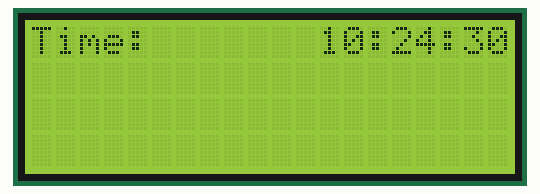
The sketch below on a simulated Arduino Uno, built with avr-gcc and run on an emulated ATmega328P. Shown: 20×4 character LCD. Wiring (inferred from the names in the program): DS3231 clock at I2C address 0x68. The local clock reads 2024-03-15 10:24:30 at power-on unless the sketch sets it.

Above: at 0.1 s.
At 4.1 s:
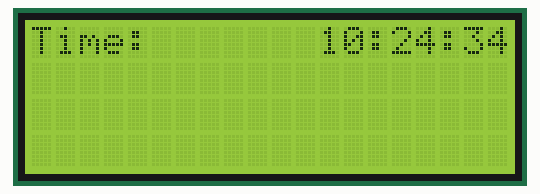
At 16.1 s:
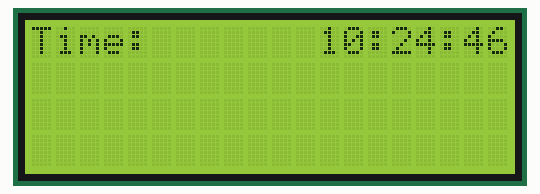
At 27.1 s:
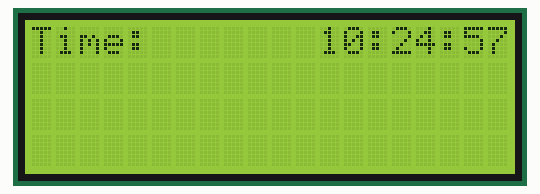
At 31.1 s:
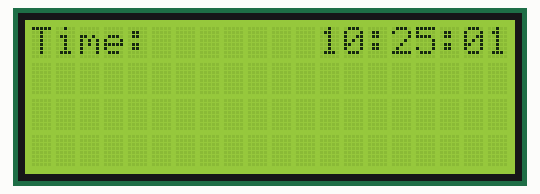
At 38.1 s:
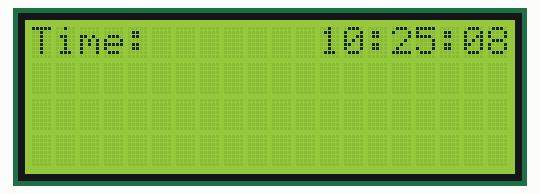

The sketch:

_06_2004a_RTC.ino
```cpp
#include <Wire.h>
#include <LiquidCrystal_I2C.h>

#define DS3231_I2C_ADDRESS 0x68 // The address of the RTC
LiquidCrystal_I2C lcd(0x27,20,4);  // set the LCD address to 0x27 for a 16 chars and 2 line display

int LastHour = 99;
int LastMin = 99;
int LastSec = 99;

void setup()
{
  Wire.begin();
  lcd.init();                      // initialize the lcd
}

// ------------------------------------------- Start Decimal to Byte Conversion----------------------------------------//
byte decToBcd(byte val)
{
  return( (val/10*16) + (val%10) );
}

// This function converts binary to decimal
// Required for most RTC functions
// ------------------------------------------- End Decimal to Byte Conversion----------------------------------------//


// ------------------------------------------- Start Byte to Decimal Conversion----------------------------------------//
byte bcdToDec(byte val)
{
  return( (val/16*10) + (val%16) );
}
// ------------------------------------------- End Byte to Decimal Conversion------------------------------------------//

// ------------------------------------------- Start RTC Time-Set  ------------------------------------------//
void setDS3231time(byte second, byte minute, byte hour, byte dayOfWeek, byte dayOfMonth, byte month, byte year)
{
  Wire.beginTransmission(DS3231_I2C_ADDRESS);
  Wire.write(0); // set next input to start at the seconds register
  Wire.write(decToBcd(second)); // set seconds
  Wire.write(decToBcd(minute)); // set minutes
  Wire.write(decToBcd(hour)); // set hours
  Wire.write(decToBcd(dayOfWeek)); // set day of week (1=Sunday, 7=Saturday)
  Wire.write(decToBcd(dayOfMonth)); // set date (1 to 31)
  Wire.write(decToBcd(month)); // set month
  Wire.write(decToBcd(year)); // set year (0 to 99)
  Wire.endTransmission();
}
// ------------------------------------------- End RTC Time-Set  ------------------------------------------//

// ------------------------------------------- Start Read Time --------------------------------------------------------//

void readDS3231time(byte *second, byte *minute, byte *hour, byte *dayOfWeek, byte *dayOfMonth, byte *month, byte *year)
{
  Wire.beginTransmission(DS3231_I2C_ADDRESS);
  Wire.write(0); // set DS3231 register pointer to 00h
  Wire.endTransmission();
  Wire.requestFrom(DS3231_I2C_ADDRESS, 7);

  // request seven bytes of data from DS3231 starting from register 00h
  *second = bcdToDec(Wire.read() & 0x7f);
  *minute = bcdToDec(Wire.read());
  *hour = bcdToDec(Wire.read() & 0x3f);
  *dayOfWeek = bcdToDec(Wire.read());
  *dayOfMonth = bcdToDec(Wire.read());
  *month = bcdToDec(Wire.read());
  *year = bcdToDec(Wire.read());
}
// ------------------------------------------- End Read Time --------------------------------------------------------//

// ------------------------------------------- Start HomeScreen (Mode 1) --------------------------------------//
// This function reads from the RTC, then displays day, hour, minute, second on the OLED
void HomeScreen()
{

  byte second, minute, hour, dayOfWeek, dayOfMonth, month, year;
  readDS3231time(&second, &minute, &hour, &dayOfWeek, &dayOfMonth, &month, &year);

  // Print a message to the LCD.
  lcd.backlight();
  lcd.setCursor(0,0);
  lcd.print("Time:");

  // We COULD just use the lcd.clear() function to wipe the screen every cycle, but that makes the screen flicker
  // Instead, the following logic only changes the parts of the display that need refreshing

  if(LastHour != hour)
  {
    if(hour < 10)
    {
      lcd.setCursor(12,0);
      lcd.print("0");
      lcd.print(hour);
    }
    else
    {
      lcd.setCursor(12,0);
      lcd.print(hour);
    }

    lcd.setCursor(14,0);
    lcd.print(":");
  }

  if(LastMin != minute)
  {
    if(minute < 10)
    {
      lcd.setCursor(15,0);
      lcd.print("0");
      lcd.print(minute);
    }
    else
    {
      lcd.setCursor(15,0);
      lcd.print(minute);
    }

  lcd.setCursor(17,0);
  lcd.print(":");
  }

  if(LastSec != second)
  {
    if(second < 10)
    {
      lcd.setCursor(18,0);
      lcd.print("0");
      lcd.print(second);
    }
    else
    {
      lcd.setCursor(18,0);
      lcd.print(second);
    }
  }

  LastHour = hour;
  LastMin = minute;
  LastSec = second;

delay(100);

}
// ------------------------------------------- End Home Screen --------------------------------------------------------//

void loop()
{
 HomeScreen();
}
```

Measured:
- what the display in image 1 shows lasts 0.9 s, from 4.1 s to 5.0 s
- what the display in image 2 shows lasts 1.1 s, from 16.0 s to 17.1 s
